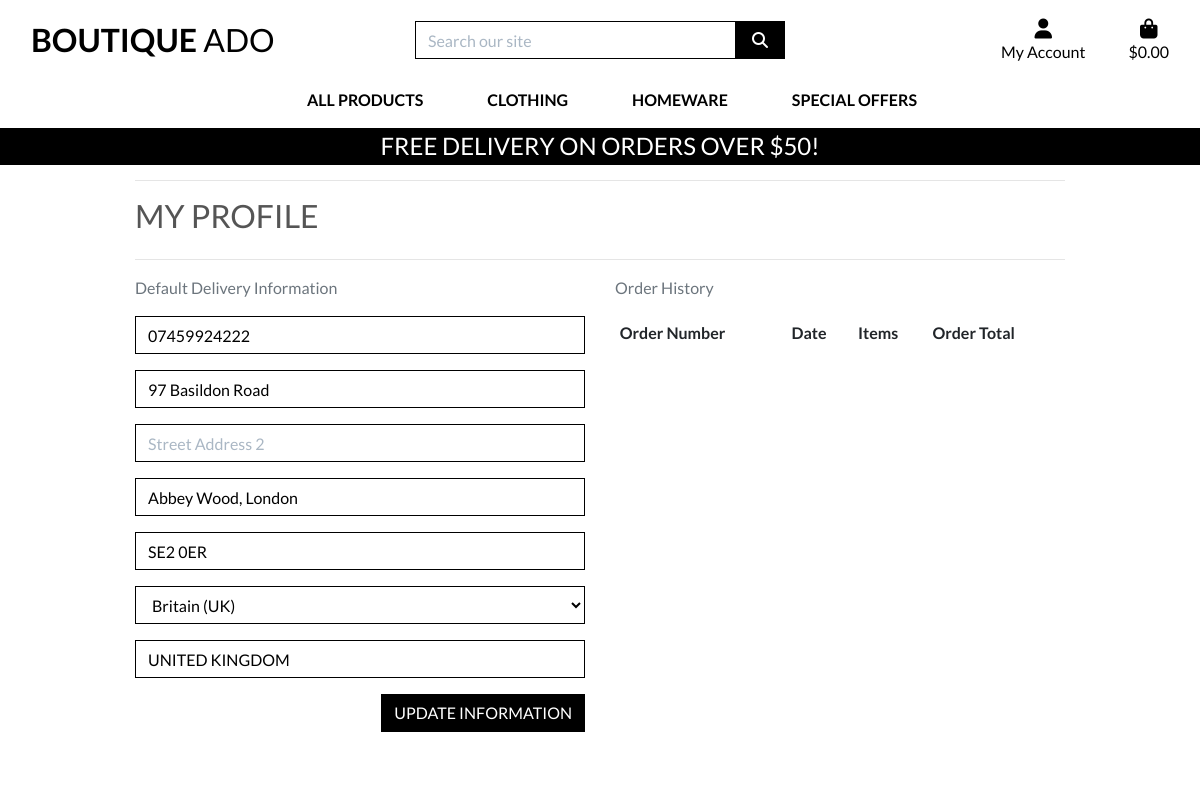
/profile/ (signed in), run on an earlier commit of the app's database.
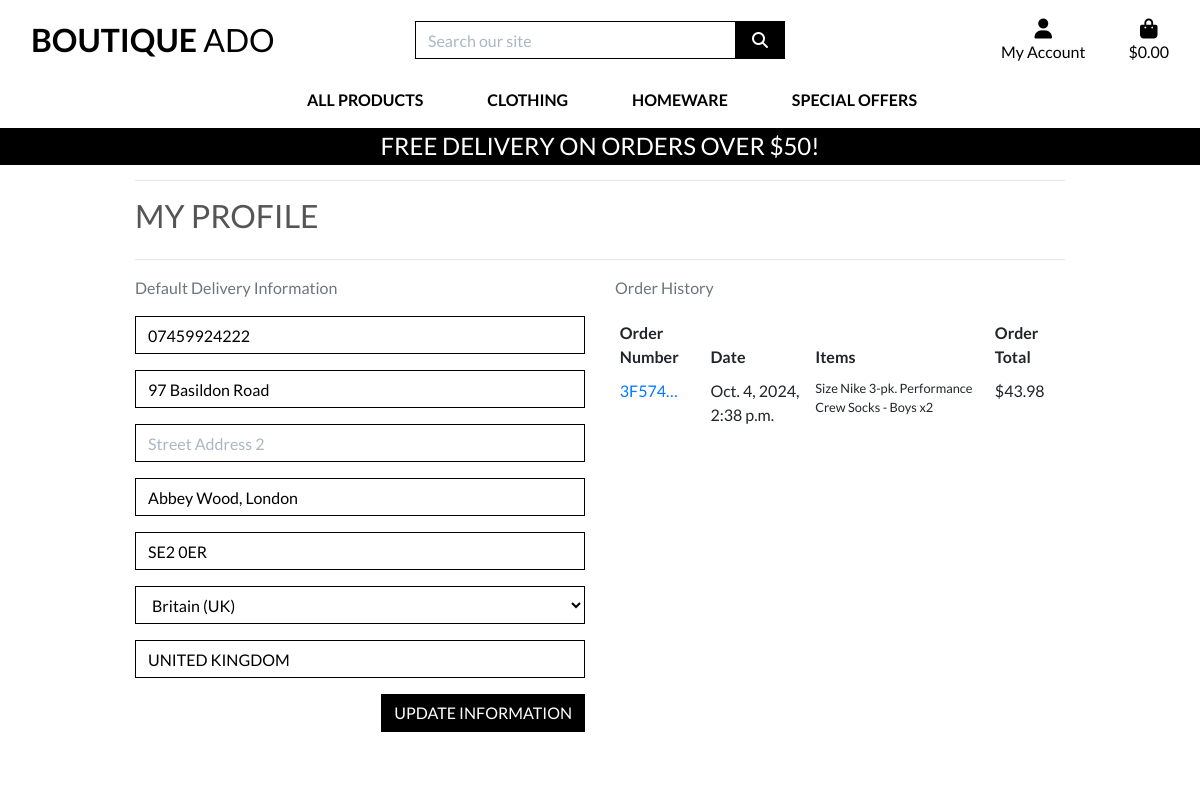
And on a later commit of the database.
### checkout/models.py (models this page shows, shortened)
class Order(models.Model):
    order_number = models.CharField(max_length=32, null=False, editable=False)  # Unique order number, not editable
    user_profile = models.ForeignKey(UserProfile, on_delete=models.SET_NULL,
                                     null=True, blank=True, related_name='orders')
    full_name = models.CharField(max_length=50, null=False, blank=False)  # Full name of the customer
    email = models.EmailField(max_length=254, null=False, blank=False)  # Customer email address
    phone_number = models.CharField(max_length=20, null=False, blank=False)  # Customer phone number
    country = CountryField(blank_label='Country *', null=False, blank=False)# Customer's country
    postcode = models.CharField(max_length=20, null=True, blank=True)  # Postal code, optional field
    town_or_city = models.CharField(max_length=40, null=False, blank=False)  # Customer's town or city
    street_address1 = models.CharField(max_length=80, null=False, blank=False)  # Primary street address
    street_address2 = models.CharField(max_length=80, null=True, blank=True)  # Secondary street address (optional)
    county = models.CharField(max_length=80, null=True, blank=True)  # County or region (optional)
    date = models.DateTimeField(auto_now_add=True)  # Date the order was created, automatically set
    delivery_cost = models.DecimalField(max_digits=6, decimal_places=2, null=False, default=0)  # Cost of delivery
    order_total = models.DecimalField(max_digits=10, decimal_places=2, null=False, default=0)  # Total cost of the order (excluding delivery)
    grand_total = models.DecimalField(max_digits=10, decimal_places=2, null=False, default=0)  # Total cost of the order (including delivery)
    original_bag = models.TextField(null=False, blank=False, default='')
    stripe_pid = models.CharField(max_length=254, null=False, blank=False, default='')

class OrderLineItem(models.Model):
    order = models.ForeignKey(Order, null=False, blank=False, on_delete=models.CASCADE, related_name='lineitems')
    product = models.ForeignKey(Product, null=False, blank=False, on_delete=models.CASCADE)  # Link to the ordered product
    product_size = models.CharField(max_length=2, null=True, blank=True)  # Optional size of the product (XS, S, M, L, XL)
    quantity = models.IntegerField(null=False, blank=False, default=0)  # Quantity of this product in the order
    lineitem_total = models.DecimalField(max_digits=6, decimal_places=2, null=False, blank=False, editable=False)  # Total cost for this line item

### products/models.py (models this page shows, shortened)
class Product(models.Model):
    category = models.ForeignKey('Category', null=True, blank=True, on_delete=models.SET_NULL)
    sku = models.CharField(max_length=254, null=True, blank=True)
    name = models.CharField(max_length=254)
    description = models.TextField()
    has_sizes = models.BooleanField(default=False, null=True, blank=True)
    price = models.DecimalField(max_digits=6, decimal_places=2)
    rating = models.DecimalField(max_digits=6, decimal_places=2, null=True, blank=True)
    image_url = models.URLField(max_length=1024, null=True, blank=True)
    image = models.ImageField(null=True, blank=True)

### profiles/views.py (the view)
# urls.py: path('profile/', include('profiles.urls')),
def profile(request):
    profile = get_object_or_404(UserProfile, user=request.user)
    if request.method == 'POST':
        form = UserProfileForm(request.POST, instance=profile)
        if form.is_valid():
            form.save()
            messages.success(request, 'Profile updated successfully')
    form = UserProfileForm(instance=profile)
    orders = profile.orders.all()
    template = 'profiles/profile.html'
    context = {
        'form': form,
        'orders': orders,
        'on_profile_page': True
    }
    return render(request, template, context)

### profiles/forms.py
class UserProfileForm(forms.ModelForm):
    class Meta:
        model = UserProfile
        exclude = ('user',)
    def __init__(self, *args, **kwargs):
        super().__init__(*args, **kwargs)
        placeholders = {
            'default_phone_number': 'Phone Number',
            'default_postcode': 'Postal Code',
            'default_town_or_city': 'Town or City',
            'default_street_address1': 'Street Address 1',
            'default_street_address2': 'Street Address 2',
            'default_county': 'County, State or Locality',
        }
        self.fields['default_phone_number'].widget.attrs['autofocus'] = True
        for field in self.fields:
            if field != 'default_country':
                if self.fields[field].required:
                    placeholder = f'{placeholders[field]} *'
                else:
                    placeholder = placeholders[field]
                self.fields[field].widget.attrs['placeholder'] = placeholder
            self.fields[field].widget.attrs['class'] = 'border-black rounded-0 profile-form-input'
            self.fields[field].label = False

### profiles/templates/profiles/profile.html (shortened to what this page needs)
{% extends "base.html" %}
{% load static %}
{% block extra_css %}
    <link rel="stylesheet" href="{% static 'profiles/css/profile.css' %}">
{% endblock %}
{% block page_header %}
    <div class="container header-container">
    </div>
{% endblock %}
{% block content %}
    <div class="overlay"></div>
    <div class="container">
        <div class="row">
            <div class="col">
                <hr>
                <h2 class="logo-font mb-4">My Profile</h2>
                <hr>
            </div>
        </div>
        <div class="row">
            <div class="col-12 col-lg-6">
                <p class="text-muted">Default Delivery Information</p>
                <form class="mt-3" action="{% url 'profile' %}" method="POST" id="profile-update-form">
                    {{ form|crispy }}
                    <button class="btn btn-black rounded-0 text-uppercase float-right">Update Information</button>
                </form>
            </div>
            <div class="col-12 col-lg-6">
                <p class="text-muted">Order History</p>
                <div class="order-history table-responsive">
                    <table class="table table-sm table-borderless">
                        <thead>
                            <tr>
                                <th>Order Number</th>
                                <th>Date</th>
                                <th>Items</th>
                                <th>Order Total</th>
                            </tr>
                        </thead>
                        <tbody>
                            {% for order in orders %}
                                <tr>
                                    <td>
                                        <a href="{% url 'order_history' order.order_number %}"
                                        title="{{ order.order_number }}">
                                            {{ order.order_number|truncatechars:6 }}
                                        </a>
                                    </td>
                                    <td>{{ order.date }}</td>
                                    <td>
                                        <ul class="list-unstyled">
                                            {% for item in order.lineitems.all %}
                                                <li class="small">
                                                    {% if item.product.has_sizes %}
                                                        Size {{ item.product.size|upper }}
                                                    {% endif %}{{ item.product.name }} x{{ item.quantity }}
                                                </li>
                                            {% endfor %}
                                        </ul>
                                    </td>
                                    <td>${{ order.grand_total }}</td>
                                </tr>
                            {% endfor %}
                        </tbody>
                    </table>
                </div>
            </div>
        </div>
{% endblock %}

What changed in the data, as far as the page shows it:
added Order: order_number "3F574…", date "Oct. 4, 2024, 2:38 p.m.", grand_total "43.98"
added OrderLineItem: product.name "Nike 3-pk. Performance Crew Socks - Boys", quantity "2"
